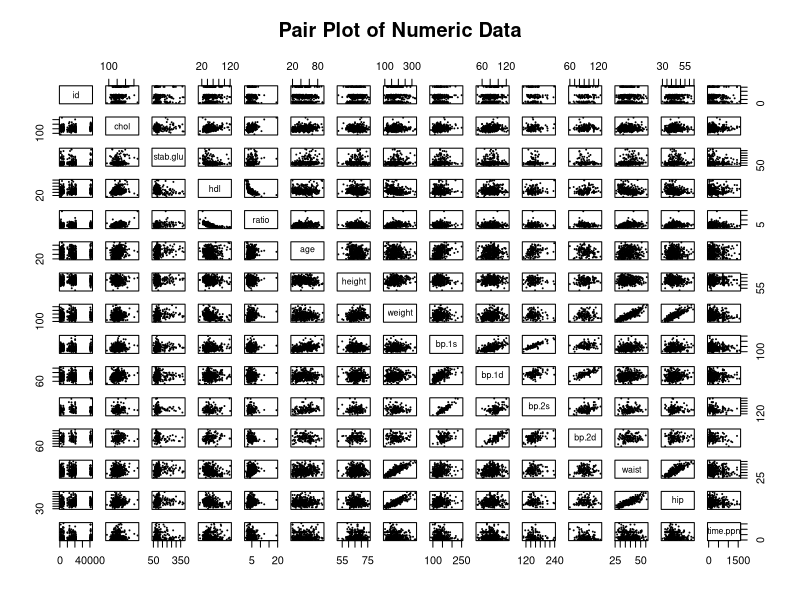
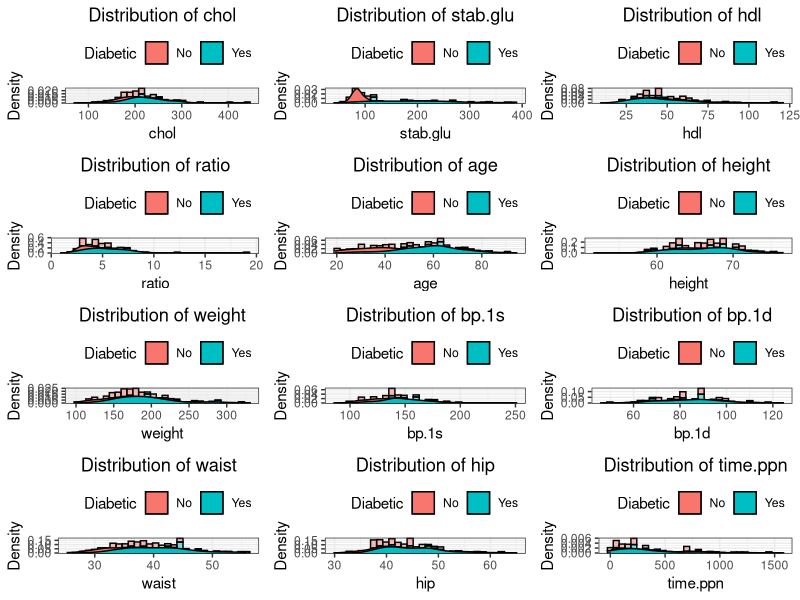
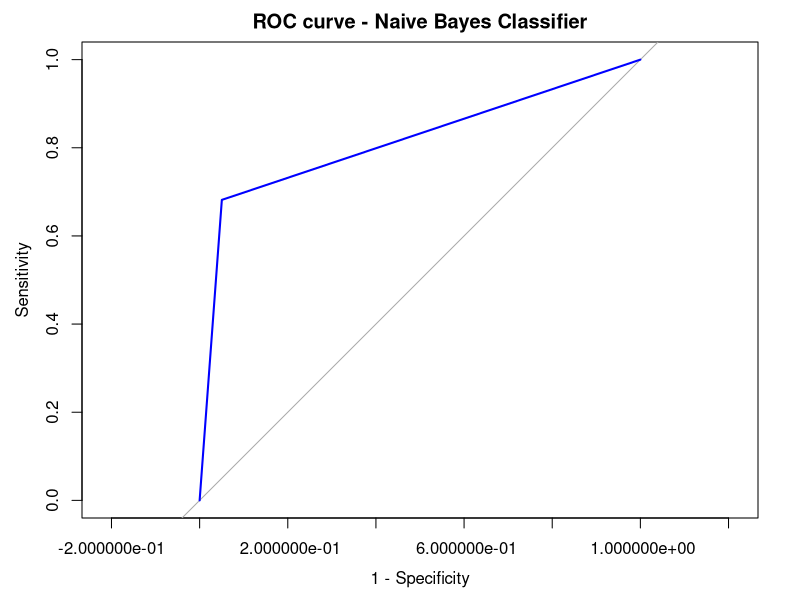
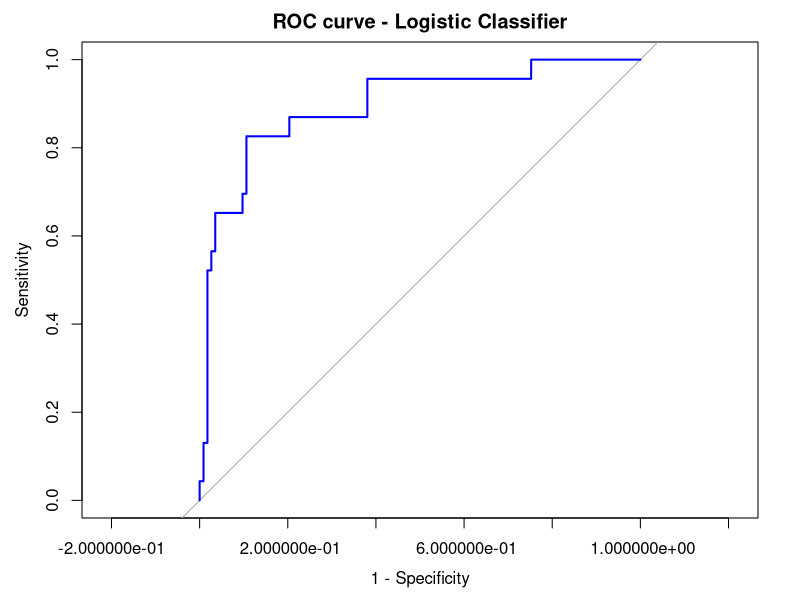

Write the R code that produced these figures, in order.
##################################
###  DIABETES CLASSIFICATION   ###
##################################

#Packages installation
#install.packages("tidyverse")
#install.packages("e1071")
#install.packages("caTools")
#install.packages("caret")
#install.packages("klaR")
#install.packages("mvtnorm")
#install.packages("class")
#install.packages("gridExtra")

#Packages loading
library(tidyverse)
library(ggplot2)
library(e1071)
library(caTools)
library(caret)
# library(klaR)
library(mvtnorm)
library(class)
library(gridExtra)
library(pROC)

#### Loading Data & Dataset Details #### 
Diabetes=read.csv("data/DiabetesClass.csv",header=T,na.strings='')
head(Diabetes)
str(Diabetes)
dim(Diabetes)

summary(Diabetes)

#### Defining the Response Variable ####
count <- table(Diabetes$DiabDiagnosis)
withDiabetes <- count[2]
withoutDiabetes <- count[1]
cat("Diabetic Count:", withDiabetes, "\nNon-Diabetic Count:", withoutDiabetes, "\n")

#Removal of rows with NAs values in the DiabDiagnosis column.
Diabetes <- Diabetes[complete.cases(Diabetes$DiabDiagnosis), ]
dim(Diabetes)

#Pairwise Plots
numeric_data <- sapply(Diabetes, is.numeric)
dev.new()
pairs(Diabetes[,numeric_data], pch = 19, cex = 0.1, main = "Pair Plot of Numeric Data")
#Notes about Pairwise Plot:
#some notable relationships include weight and waist, bp.1s and bp.1d, waist and hip, weight and hip.


##########################
#### DATASET CLEANING ####
##########################

#We drop bp.2s and bp.2d because there are too many missing values (262 NAs each)
Diabetes <- Diabetes %>% select(-"bp.2s", -"bp.2d")

#Sobstitute the NAs of chol, hdl e ratio with median computed values
medians_by_DiabDiagnosis <- Diabetes %>%
  group_by(DiabDiagnosis) %>%
  summarise(across(c(chol, hdl, ratio), ~ median(.x, na.rm = TRUE)))

Diabetes <- left_join(Diabetes, medians_by_DiabDiagnosis, by = "DiabDiagnosis", suffix = c("", "_median"))

Diabetes <- Diabetes %>%
  mutate(
    chol = ifelse(is.na(chol), chol_median, chol),
    hdl = ifelse(is.na(hdl), hdl_median, hdl),
    ratio = ifelse(is.na(ratio), chol_median / hdl_median, ratio)
  ) %>%
  select(-ends_with("_median")) 

#################################
#### HISTOGRAM VISUALIZATION ####
#################################

#Analyze the distribution of each variable according to the presence or not of Diabete

#Function for create histograms 
create_histogram <- function(variable) {
  if (!(is.factor(Diabetes[[variable]]) || is.character(Diabetes[[variable]]))) {  # Exclude discrete variables
    ggplot(Diabetes, aes(x = !!sym(variable), fill = DiabDiagnosis)) +
      geom_histogram(aes(y = after_stat(density)), color = 'black', alpha = 0.5, bins = 30) +
      geom_density(color = 'black') +
      labs(x = variable, y = 'Density', fill = 'Diabetic', title = paste('Distribution of', variable)) +
      theme_bw() +
      theme(plot.title = element_text(hjust = 0.5),
            legend.position = 'top',
            legend.justification = 'right')
  } else {
    return(NULL)  # Return NULL for discrete variables
  }
}

#Creation of histograms for each variable
histograms <- lapply(names(Diabetes)[-1], create_histogram)

# Filter out NULL values (for discrete variables)
histograms <- histograms[!sapply(histograms, is.null)]

# Visualization of histograms in a grid layout
dev.new()
grid.arrange(grobs = histograms, ncol = 3)


##################################
####      CLASSIFICATION      ####
##################################

set.seed(2024)

# Remove id, location, height, bp.1d, time.ppn, gender columns
Diabetes <- Diabetes[, !(names(Diabetes) %in% c('id', 'location', 'height', 'bp.1d', 'time.ppn', 'gender'))]

# Splitting data into train and test data
split <- sample.split(Diabetes, SplitRatio = 0.7)
train_cl <- subset(Diabetes, split == "TRUE")
test_cl <- subset(Diabetes, split == "FALSE")

Diabetes$DiabDiagnosis=factor(Diabetes$DiabDiagnosis)

##################################
####  NAIVE BAYES CLASSIFIER  ####
##################################

# Fitting Naive Bayes model to training data set
classifier_cl <- naiveBayes(DiabDiagnosis ~ ., data = train_cl); classifier_cl

# Predicting on test data
y_pred <- predict(classifier_cl, newdata = test_cl)

# Confusion Matrix
ct <- table(y_pred, test_cl$DiabDiagnosis); ct
confusionMatrix(ct)

# ROC curve
# replace "yes" with 1 and "no" with 0 in the test_cl$DiabDiagnosis
test_lvls <- as.factor(ifelse(test_cl$DiabDiagnosis == "Yes", 1, 0))
naiveROC <- roc(as.numeric(test_lvls),as.numeric(y_pred))
naiveROC
dev.new()
plot(naiveROC, legacy.axes = TRUE, main = "ROC curve - Naive Bayes Classifier", col = "blue", lwd = 2)


######################################
####   LOGISTIC CLASSIFICATION    ####
######################################

# Splitting data into train and test data
split <- sample.split(Diabetes, SplitRatio = 0.7)
train_cl <- subset(Diabetes, split == "TRUE")
test_cl <- subset(Diabetes, split == "FALSE")

Diabetes$DiabDiagnosis=factor(Diabetes$DiabDiagnosis)

# logistic classifier
classifier_logi <- glm(DiabDiagnosis ~., data = train_cl, family=binomial); 
summary(classifier_logi)

# Predicting on test data
y_pred_logi = predict(classifier_logi, type="response", newdata = test_cl)
contrasts(train_cl$DiabDiagnosis) 

# Confusion Matrix
out_logi <- rep("No",nrow(test_cl))
out_logi[y_pred_logi > .5]="Yes"
ct_logi = table(out_logi, test_cl$DiabDiagnosis); ct_logi
mean(out_logi == test_cl$DiabDiagnosis)
confusionMatrix(data=factor(out_logi),reference = test_cl$DiabDiagnosis)

# ROC curve
logiROC <- roc(as.numeric(test_cl$DiabDiagnosis),as.numeric(y_pred_logi))
logiROC
dev.new()
plot(logiROC, legacy.axes = TRUE, main = "ROC curve - Logistic Classifier", col = "blue", lwd = 2)
